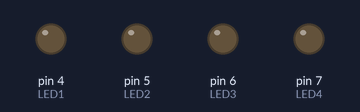
Recording of a sketch running on a simulated Arduino Uno, built with avr-gcc and run on an emulated ATmega328P. On the bench: output pins drawn as LEDs (lit = HIGH).

Above: at 0.2 s.
At 1.2 s:
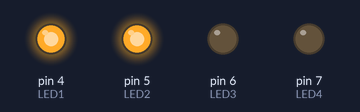
At 1.7 s:
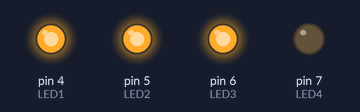
At 3.2 s:
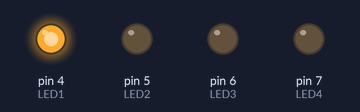
At 4.7 s:
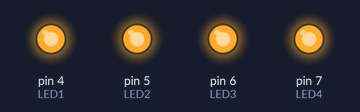
Timing chart, 0 to 5.8 s (numbered marks = the images above):
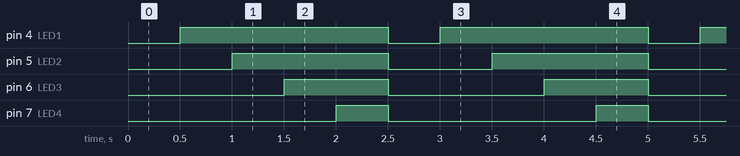

The sketch:

LED4Duang.ino
```cpp
#define LED1 4
#define LED2 5
#define LED3 6
#define LED4 7

void setup() {

  pinMode(4,OUTPUT);
  pinMode(5,OUTPUT);
  pinMode(6,OUTPUT);
  pinMode(7,OUTPUT);

}

void loop() {
  digitalWrite(LED1,LOW);
  digitalWrite(LED2,LOW);
  digitalWrite(LED3,LOW);
  digitalWrite(LED4,LOW);
  delay(500);
  digitalWrite(LED1,HIGH);
  digitalWrite(LED2,LOW);
  digitalWrite(LED3,LOW);
  digitalWrite(LED4,LOW);
  delay(500);
  digitalWrite(LED1,HIGH);
  digitalWrite(LED2,HIGH);
  digitalWrite(LED3,LOW);
  digitalWrite(LED4,LOW);
  delay(500);
  digitalWrite(LED1,HIGH);
  digitalWrite(LED2,HIGH);
  digitalWrite(LED3,HIGH);
  digitalWrite(LED4,LOW);
  delay(500);
  digitalWrite(LED1,HIGH);
  digitalWrite(LED2,HIGH);
  digitalWrite(LED3,HIGH);
  digitalWrite(LED4,HIGH);
  delay(500);
}
```

Measured:
- by itself, pin 4 (LED1): alternates HIGH for 2.0 s and LOW for 0.50 s
- by itself, pin 5 (LED2): alternates HIGH for 1.5 s and LOW for 1.0 s
- by itself, pin 6 (LED3): alternates HIGH for 1.0 s and LOW for 1.5 s
- by itself, pin 7 (LED4): alternates HIGH for 0.50 s and LOW for 2.0 s
